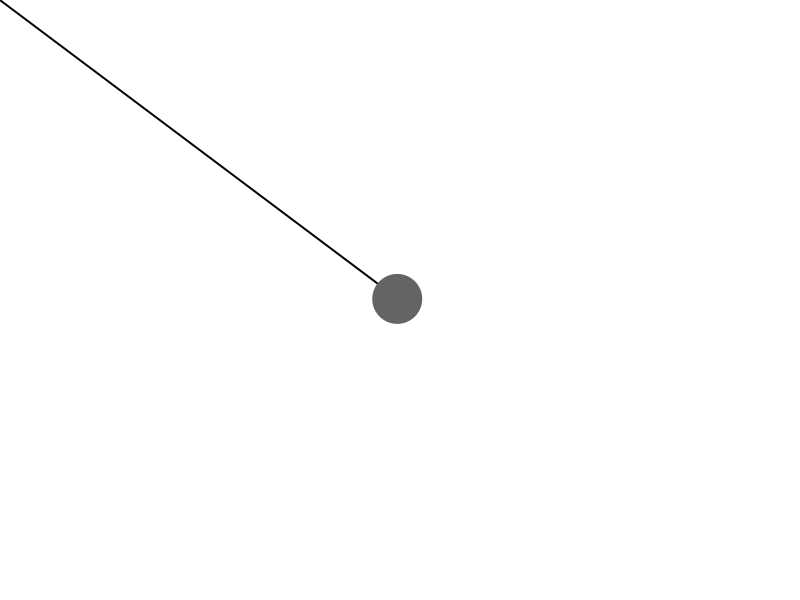
Frame 1 (no input)
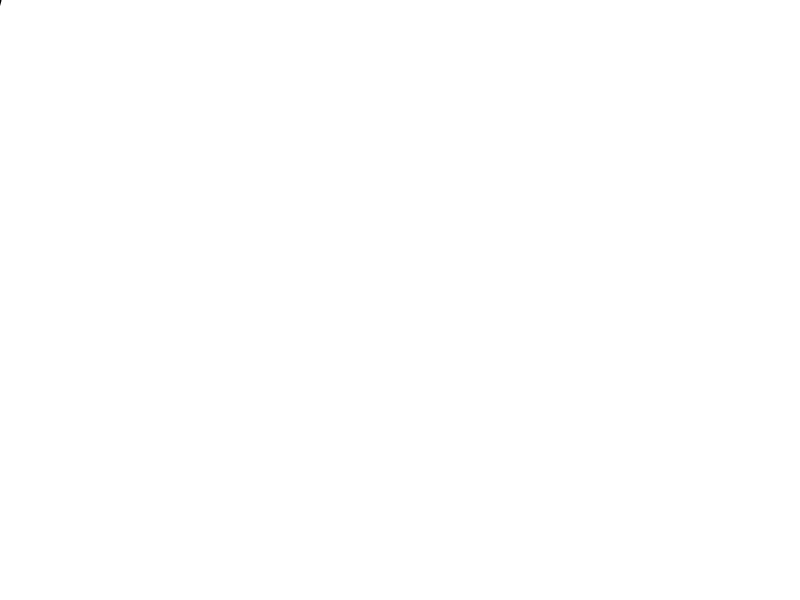
Frame 60 (the mouse pressed at the canvas centre just before this capture)
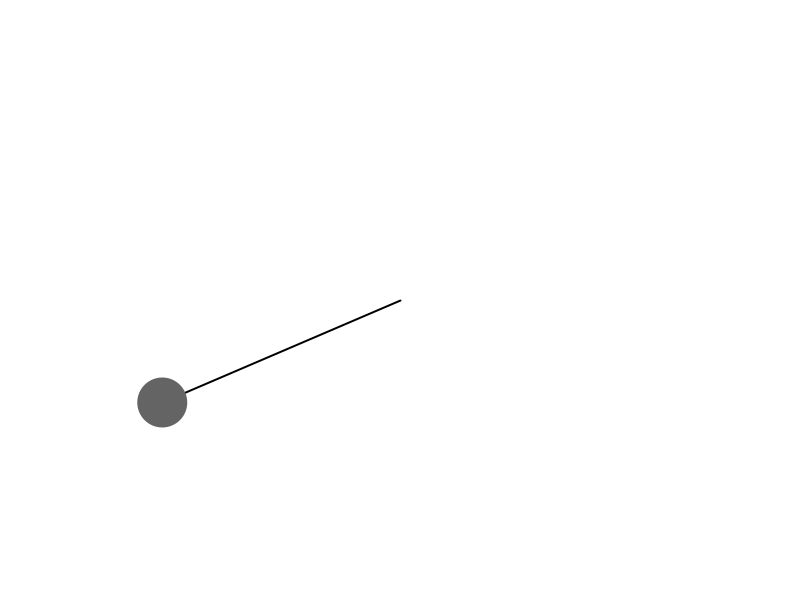
Frame 120 (the mouse held since frame 60 and released just before this capture)

The Processing sketch that drew these frames (run headless with seeded random() and noise(); from frame 60 on, the mouse is pressed at the canvas centre):

// Processing sketch: processing_5165
// ── processing_5165.pde

PVector pos;
PVector vel;

final int LENGTH = 150;
final PVector GRAVITY = new PVector(0,1);
final float ELASTICITY = .01;
final float FRICTION = .99;

final int DIAM = 50;

void setup() {
  size(800,600);
  smooth();
  pos = new PVector(width/2,height/2);
  vel = new PVector(0,0);
}

void draw() {
  background(255);
  updateBall();
  drawString();
  drawBall();
}

PVector elasticity() {
  float theta = atan2(ydiff(),xdiff());
  float force = force();
  return new PVector(force*cos(theta),force*sin(theta));
}

float force() {
  float d = distance();
  if(d < LENGTH) {
    return 0;
  } else {
    return (d - LENGTH) * ELASTICITY;
  }
}

float distance() {
  return sqrt(pow(xdiff(),2) + pow(ydiff(),2));
}

float xdiff() {
  return mouseX - pos.x;
}

float ydiff() {
  return mouseY - pos.y;
}

void updateBall() {
  vel.add(elasticity());
  vel.add(GRAVITY);
  vel.mult(FRICTION);
  pos.add(vel);
}

void drawVector(PVector v) {
  stroke(120);
  strokeWeight(1);
  line(width/2,height/2,width/2+v.x,width/2+v.y);
}

void drawAngle(float a) {
  pushMatrix();
  translate(width/2,height/2);
  stroke(120);
  strokeWeight(5);
  point(0,0);
  strokeWeight(1);
  line(0,0,50*cos(a),50*sin(a));
  popMatrix();
}

void drawString() {
  stroke(0);
  strokeWeight(2);
  line(mouseX,mouseY,pos.x,pos.y);
}

void drawBall() {
  noStroke();
  fill(100);
  ellipseMode(CENTER);
  ellipse(pos.x,pos.y,DIAM,DIAM);
}
